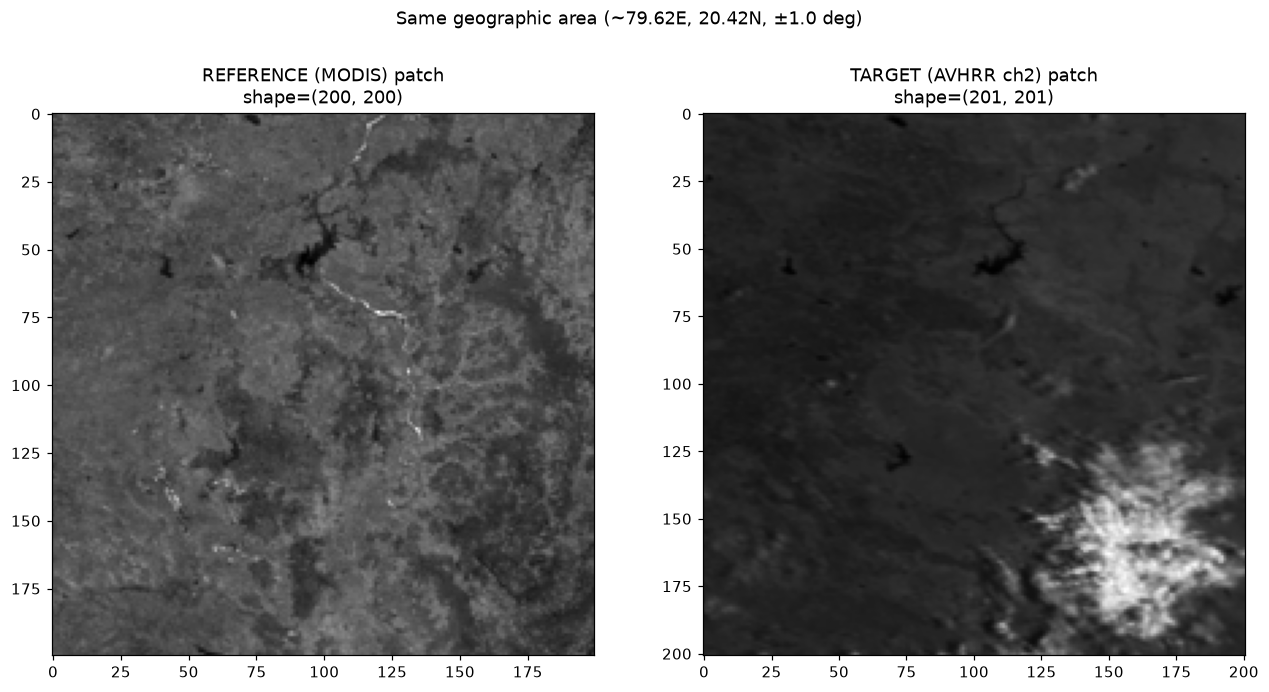

Generate this figure with Python:
from osgeo import gdal
import numpy as np
import matplotlib
matplotlib.use("Agg")
import matplotlib.pyplot as plt

gdal.UseExceptions()

REF_PATH = "/home/bhaskar/Documents/ImageReg/arosics_orig/modis_1km.tif"
TGT_PATH = "/home/bhaskar/Documents/ImageReg/arosics_orig/05_avhrr_reflectance_ch2.tif"

# Center of the matching window AROSICS used, from your global COREG run
CENTER_LON = 79.62435769648198
CENTER_LAT = 20.420796564693784
HALF_SIZE_DEG = 1.0  # ~1 degree box around the center, adjust as needed

def read_patch(path, lon0, lat0, half_deg):
    ds = gdal.Open(path)
    gt = ds.GetGeoTransform()
    inv_gt = gdal.InvGeoTransform(gt)
    col0, row0 = gdal.ApplyGeoTransform(inv_gt, lon0 - half_deg, lat0 + half_deg)
    col1, row1 = gdal.ApplyGeoTransform(inv_gt, lon0 + half_deg, lat0 - half_deg)
    col0, col1 = sorted([int(round(col0)), int(round(col1))])
    row0, row1 = sorted([int(round(row0)), int(round(row1))])
    col0, row0 = max(col0, 0), max(row0, 0)
    col1 = min(col1, ds.RasterXSize)
    row1 = min(row1, ds.RasterYSize)
    arr = ds.GetRasterBand(1).ReadAsArray(col0, row0, col1 - col0, row1 - row0)
    return arr

ref_patch = read_patch(REF_PATH, CENTER_LON, CENTER_LAT, HALF_SIZE_DEG)
tgt_patch = read_patch(TGT_PATH, CENTER_LON, CENTER_LAT, HALF_SIZE_DEG)

fig, axes = plt.subplots(1, 2, figsize=(14, 7))
axes[0].imshow(ref_patch, cmap="gray")
axes[0].set_title(f"REFERENCE (MODIS) patch\nshape={ref_patch.shape}")
axes[1].imshow(tgt_patch, cmap="gray")
axes[1].set_title(f"TARGET (AVHRR ch2) patch\nshape={tgt_patch.shape}")
plt.suptitle(f"Same geographic area (~{CENTER_LON:.2f}E, {CENTER_LAT:.2f}N, ±{HALF_SIZE_DEG} deg)")
plt.savefig("/home/bhaskar/Documents/ImageReg/arosics_orig/visual_compare.png", dpi=110, bbox_inches="tight")
print("Saved visual_compare.png")
print("Reference patch stats: min=%.4f max=%.4f mean=%.4f" % (np.nanmin(ref_patch), np.nanmax(ref_patch), np.nanmean(ref_patch)))
print("Target patch stats:    min=%.4f max=%.4f mean=%.4f" % (np.nanmin(tgt_patch), np.nanmax(tgt_patch), np.nanmean(tgt_patch)))
